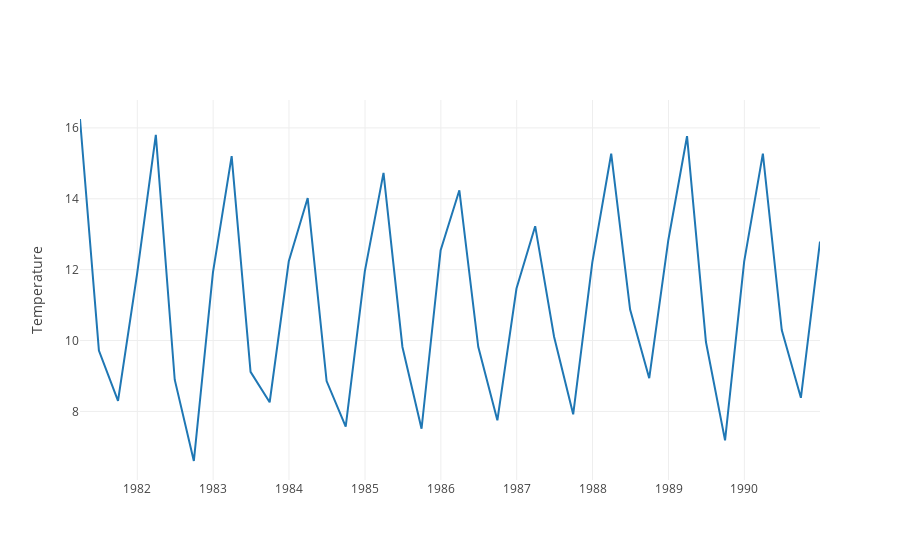

The notebook cell this image was saved under:
### Code cell
df_q = df.resample('Q', how='mean')
plot_ts(df_q)
